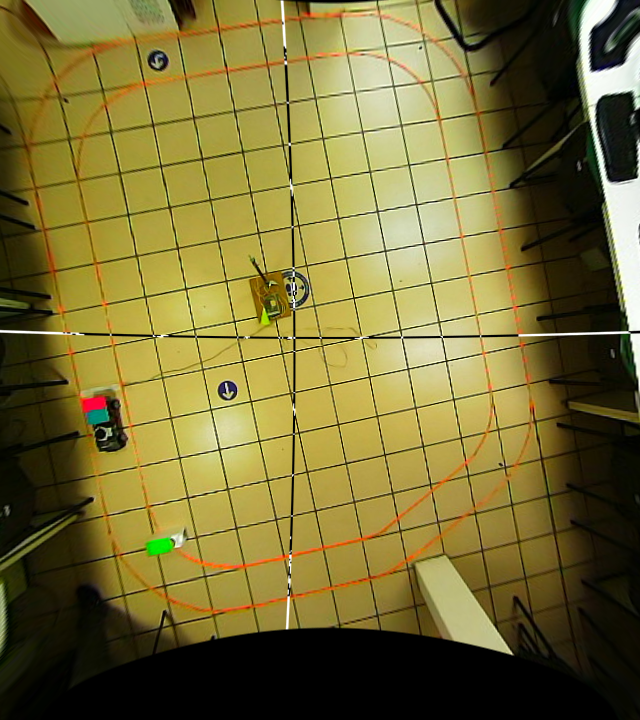
#> input picture autominy_ws/src/gps_vis/scripts/Calibration/Homography/Undist_04.png, 640 x 720 px
$ python Homography.py
#> lines starting #> are read from the running program, lines starting #| are printed output that depends on the picture
import numpy as np
import cv2
import glob
import matplotlib.image as mpimg
from matplotlib import pyplot as plt
from numpy.linalg import inv

n = 4
imagenK = cv2.imread('Undist_0'+str(n)+'.png',1) # Origen (Imagen del suelo)
#> imagenK is the input picture: shape (720, 640, 3); mean B, G, R 53.8, 110.4, 120.5
#**************************************************
#**************************************************
# Se definen 4 puntos en la imagen de origen. Las unidades son px.
p1_1 = [37,84]
p1_2 = [422,27]
p1_3 = [514,471]
p1_4 = [150,560]
P1 = np.concatenate(([[p1_1],[p1_2],[p1_3],[p1_4]]),axis=0)
# Se seleccionan 4 puntos en la imagen de destino, se escriben en cm y se usa como referencial
# al vector de traslacion T. Este se varia segun convenga a la imagen de salida;
T = [32,32]
p2_1 = np.add([0.0,0.0],T)
p2_2 = np.add([276.5,0.0],T)			#338x276.5
p2_3 = np.add([276.5,338.0],T)
p2_4 = np.add([0.0,338.0],T)
P2 = np.array([p2_1,p2_2,p2_3,p2_4])
H, mask = cv2.findHomography(P1, P2, cv2.RANSAC,5.0)
#**************************************************
#**************************************************
#**************************************************
print("****************")
print("Matriz de Homografia")
print(H) # Matriz de homografia
#Obtenemos la imagen con correccion de pespectiva
imagenH = cv2.warpPerspective(imagenK, H, (375,430),borderMode=cv2.BORDER_CONSTANT, borderValue=(0, 0, 0))
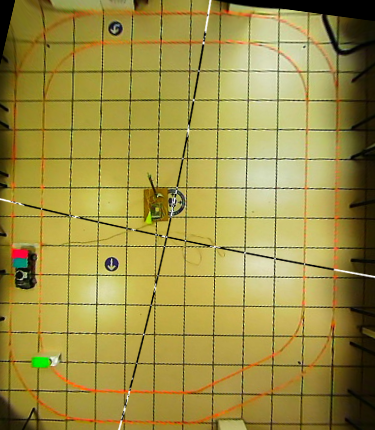
#> imagenH: shape (430, 375, 3); mean B, G, R 69.2, 143.8, 157.9
cv2.imwrite('Homography0'+str(n)+'.png',imagenH)
imagenH = cv2.cvtColor(imagenH, cv2.COLOR_BGR2RGB)
plt.imshow(imagenH, 'gray'), plt.show()

$ run again, with autominy_ws/src/gps_vis/scripts/Calibration/Homography/Undist_02.png copied over autominy_ws/src/gps_vis/scripts/Calibration/Homography/Undist_04.png
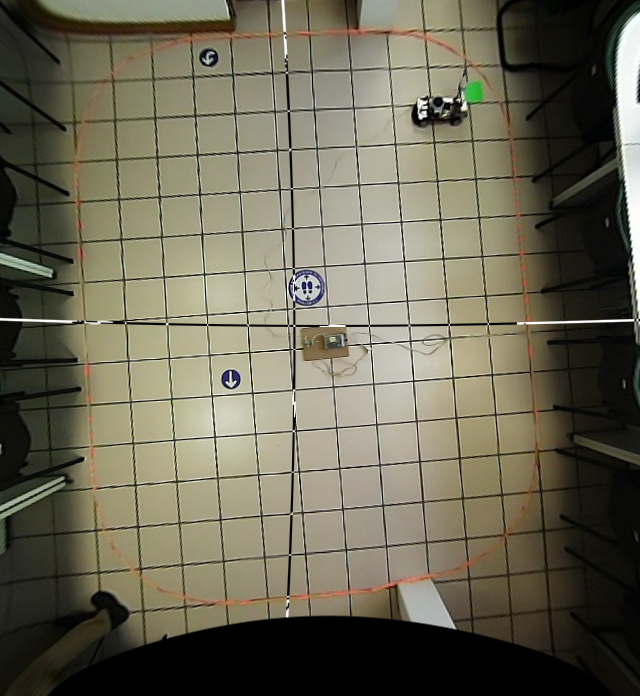
#> input picture autominy_ws/src/gps_vis/scripts/Calibration/Homography/Undist_02.png, 640 x 696 px
#> imagenK is the input picture: shape (696, 640, 3); mean B, G, R 85.4, 103.2, 107
#> `imagenH = cv2.warpPerspective(imagenK, H, (375,430),borderMode=cv2.BOR..`:
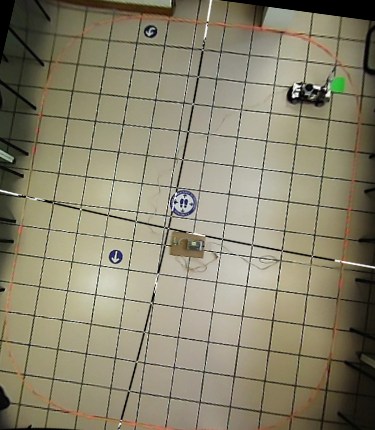
#> imagenH: shape (430, 375, 3); mean B, G, R 110, 132.3, 137.7
